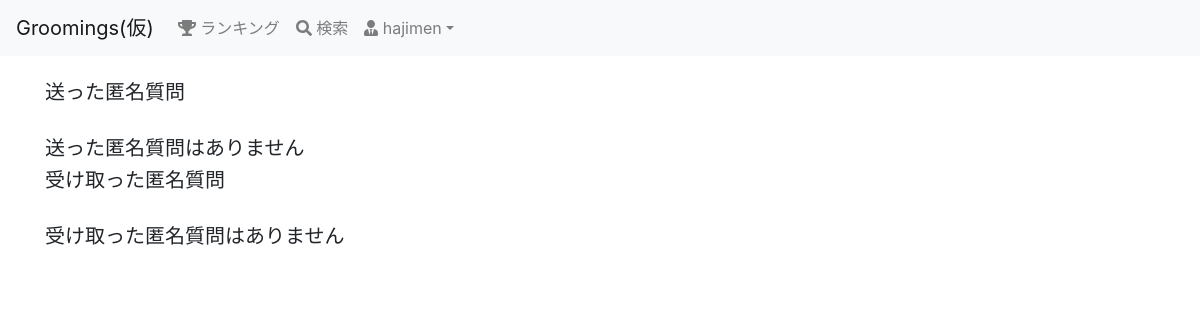
Before: /anyms/ (signed in) with the older database file.
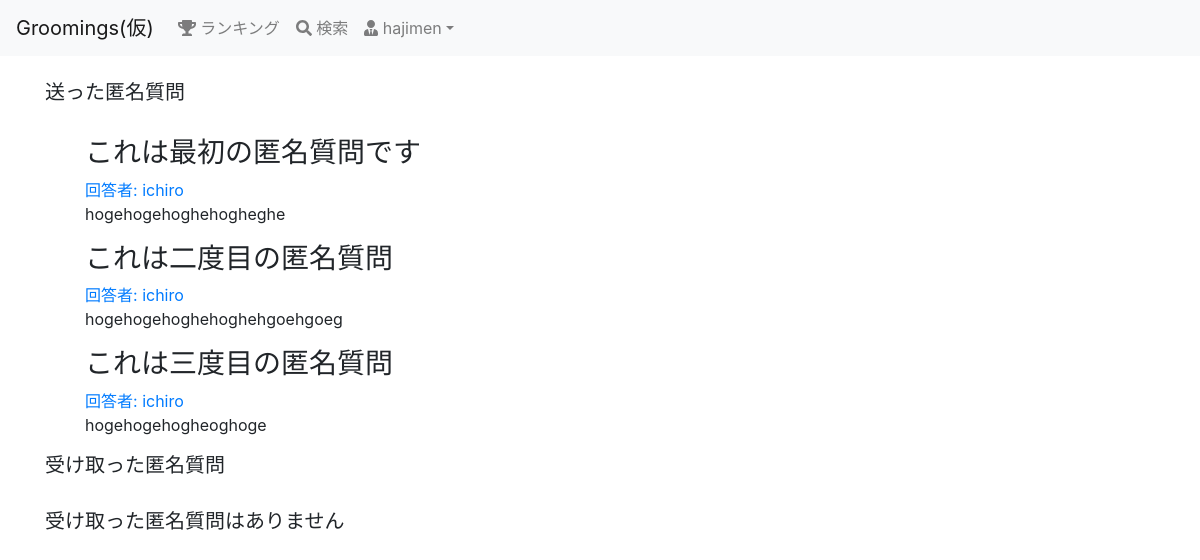
After: the same page with the newer database file.
### groomings/models.py (models this page shows, shortened)
class Date(models.Model):
    created_at = models.DateTimeField(default=now)
    class Meta:
        abstract = True

class Question(Date):
    title = models.CharField(max_length=30, null=True, blank=True)
    text = models.TextField(null=False, blank=False)
    image1 = models.FileField(upload_to='question_image/', null=True, blank=True)
    image2 = models.FileField(upload_to='question_image/', null=True, blank=True)
    image3 = models.FileField(upload_to='question_image/', null=True, blank=True)
    give_point = models.IntegerField(blank=False, null=False, default=5, validators=[MinValueValidator(5)])
    giver = models.ForeignKey(
        'User', on_delete=CASCADE, related_name="user_give_question"
    )
    recipient = models.ForeignKey(
        'User', on_delete=SET_NULL, null=True, related_name="user_receive_question"
    )
    to_giver_point = models.IntegerField(validators=[MinValueValidator(1), MaxValueValidator(5)], null=True)
    to_recipient_point = models.IntegerField(validators=[MinValueValidator(1), MaxValueValidator(5)], null=True)
    is_active = models.BooleanField(default=True)
    class Meta:
        db_table = 'question'

class User(AbstractBaseUser, PermissionsMixin):
    username = models.CharField(max_length=150)
    email = models.EmailField(max_length=255, unique=True)
    image = models.FileField(upload_to='user_image/', null=True, blank=True)
    point = models.IntegerField(default=50, validators=[MinValueValidator(0)])
    follow = models.ManyToManyField(
        'self', blank=True, symmetrical=False, related_name="follower"
    )
    is_active = models.BooleanField(default=True)
    is_staff = models.BooleanField(default=False) # 管理画面にログインできるかどうか
    USERNAME_FIELD = 'email' # このテーブルのレコードを一意に識別
    REQUIRED_FIELDS = ['username'] # スーパーユーザー作成時に入力する(emailとパスワードは必須だからそれ以外で)
    objects = UserManager()
    class Meta:
        db_table = 'user'

### groomings/views.py (the view)
# urls.py: path(r'anyms/', views.anyms, name='anyms'), # 匿名質問一覧ページ(自分にきた質問と自分がした質問を一覧表示)
@login_required
def anyms(request):
    user = request.user
    give_question = user.user_give_question.all()
    receive_question = user.user_receive_question.all()
    context={'user':user, 'give_question':give_question, 'receive_question':receive_question}
    return render(request, 'groomings/anyms.html', context)

### groomings/templates/groomings/anyms.html (shortened to what this page needs)
{% extends "groomings/base.html" %}
{% block content %}
<h5>送った匿名質問</h5><br>
{% if not give_question %}
<h5>送った匿名質問はありません</h5>
{% else %}
<ul class="list-unstyld">
    {% for give in give_question %}
    <li class = "media mb-3 post">
        <div class="media-body">
            <h3>{{ give.title }}</h3>
            <a href = "{% url 'groomings:user' give.recipient.id %}">回答者: {{ give.recipient.username }}</a>
            <div>{{ give.text }}</div>
        </div>
    </li>
    {% endfor %}
</ul>
{% endif %}
<h5>受け取った匿名質問</h5><br>
{% if not receive_question %}
<h5>受け取った匿名質問はありません</h5>
{% endif %}
{% endblock %}

Changed rows visible on the page:
added Question: title "これは最初の匿名質問です", recipient.username "ichiro", text "hogehogehoghehogheghe"
added Question: title "これは二度目の匿名質問", recipient.username "ichiro", text "hogehogehoghehoghehgoehgoeg"
added Question: title "これは三度目の匿名質問", recipient.username "ichiro", text "hogehogehogheoghoge"
Other visible differences:
text no longer shown: "送った匿名質問はありません"
